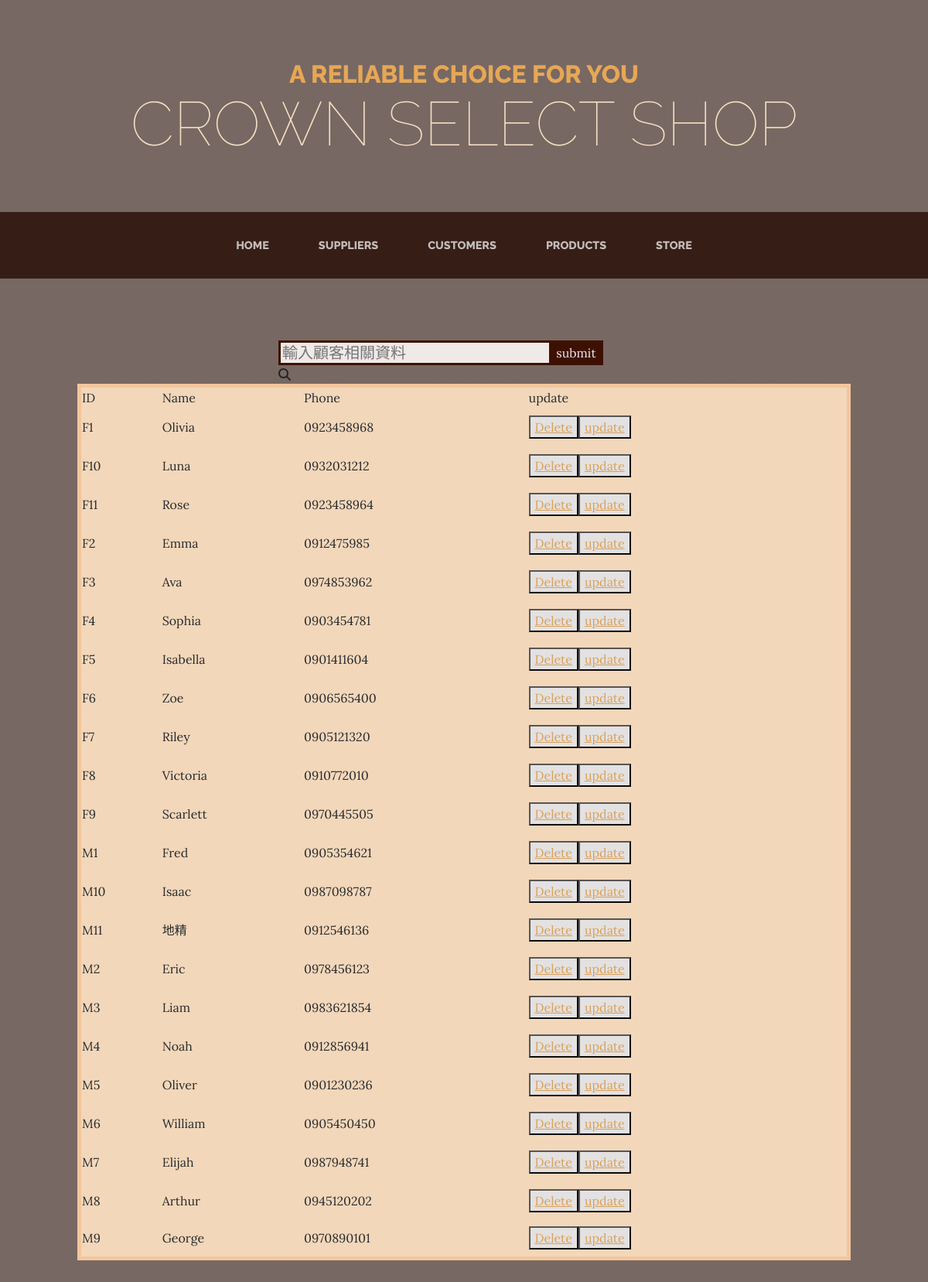
Page /search_Customer.php on the committed database.
### tables this page shows
CREATE TABLE `Customer` (
  `cid` varchar(5) NOT NULL,
  `cname` varchar(10) NOT NULL,
  `phone` varchar(10) NOT NULL
);

### search_Customer.php (the view, shortened to what this page needs)
<!DOCTYPE html>
<html lang="en">
    <head>
        <link href="css/styles.css" rel="stylesheet" />
    </head>
    <body>
        <header>
            <h1 class="site-heading text-center text-faded d-none d-lg-block">
                <span class="site-heading-upper text-primary mb-3">A reliable choice for you</span>
                <span class="site-heading-lower">Crown select shop</span>
            </h1>
        </header>
        <nav class="navbar navbar-expand-lg navbar-dark py-lg-4" id="mainNav">
            <div class="container">
                <div class="collapse navbar-collapse" id="navbarSupportedContent">
                    <ul class="navbar-nav mx-auto">
                    <li class="nav-item px-lg-4"><a class="nav-link text-uppercase" href="index.php">Home</a></li>
                        <li class="nav-item px-lg-4"><a class="nav-link text-uppercase" href="suppliers.php">Suppliers</a></li>
                        <li class="nav-item px-lg-4"><a class="nav-link text-uppercase" href="customers.php">Customers</a></li>
                        <li class="nav-item px-lg-4"><a class="nav-link text-uppercase" href="products.php">Products</a></li>
                        <li class="nav-item px-lg-4"><a class="nav-link text-uppercase" href="store.php">Store</a></li>
                    </ul>
                </div>
            </div>
        </nav>
        <div class="wrap">
                    <div class="search">
                        <form action='search_Customer.php' method='POST'>
                            <input class="search-bar" type="text" name="search" id="search" placeholder="輸入顧客相關資料">
                            <input type="submit" value="submit" class="search-btn"><i class="fas fa-search"></i></button>
                        </form>
                </div>
        <section class="page-section about-heading">
            <div class="container">
                <cENTER>
                <?php
                    require("DBconn.php");
                    $search=$_POST['search'];
                    $SQL="SELECT * FROM Customer WHERE cid LIKE '%$search%' OR cname LIKE '%$search%' OR phone LIKE '%$search%'";
                    if($result=mysqli_query($link, $SQL)){
                        echo "<table calss='main' border='1' width=1000px style='border:5px #FFD1A4 solid;background-color:Bisque;filter:alpha(opacity=95);opacity:0.9; border='2'>";
                        echo "<thead align='left'><td>ID</td><td>Name</td><td>Phone</td><td>update</td></thead>";
                        while($row=mysqli_fetch_assoc($result)){
                            echo "<tbody align='left'>";
                            echo "<tr align='left'>";
                            echo "<td height='50px' align='left'>".$row["cid"]."</td>
                            <td align='left'>".$row["cname"]."</td>
                            <td align='left'>".$row["phone"]."</td>
                            <td class='main'><button><a href='deleteCustomer.php?cid=".$row["cid"]."'>Delete</a></button><button><a href='updateCustomer.php?cid=".$row["cid"]."'>update</a></button></td>";
                            echo "</tr>";
                            echo "</tbody>";
                        }
                    }
                ?>
                </CENTER>
            </div>
        </section>
    </body>
</html>

### search_Customer.php (style rules this page uses)
.search { position: relative; width: 35%; top:10%; left: 30%; float: left; }
.search-bar { width: 100%; height: 32px; font-size: 20px; border: 3px solid #3D1101; background-color: #efe9e7; }
.search-btn { width: 70px; height: 32px; background-color: #3D1101; color:#efe9e7; outline:none; border: 2px solid #3D1101; cursor: pointer; position: absolute; top: 0; right: 0; }

### rows in the picture
customer: cid "F1", cname "Olivia", phone "0923458968"
customer: cid "F10", cname "Luna", phone "0932031212"
customer: cid "F11", cname "Rose", phone "0923458964"
customer: cid "F2", cname "Emma", phone "0912475985"
customer: cid "F3", cname "Ava", phone "0974853962"
customer: cid "F4", cname "Sophia", phone "0903454781"
customer: cid "F5", cname "Isabella", phone "0901411604"
customer: cid "F6", cname "Zoe", phone "0906565400"
customer: cid "F7", cname "Riley", phone "0905121320"
customer: cid "F8", cname "Victoria", phone "0910772010"
customer: cid "F9", cname "Scarlett", phone "0970445505"
customer: cid "M1", cname "Fred", phone "0905354621"
customer: cid "M10", cname "Isaac", phone "0987098787"
customer: cid "M11", cname "地精", phone "0912546136"
customer: cid "M2", cname "Eric", phone "0978456123"
customer: cid "M3", cname "Liam", phone "0983621854"
customer: cid "M4", cname "Noah", phone "0912856941"
customer: cid "M5", cname "Oliver", phone "0901230236"
customer: cid "M6", cname "William", phone "0905450450"
customer: cid "M7", cname "Elijah", phone "0987948741"
customer: cid "M8", cname "Arthur", phone "0945120202"
customer: cid "M9", cname "George", phone "0970890101"
